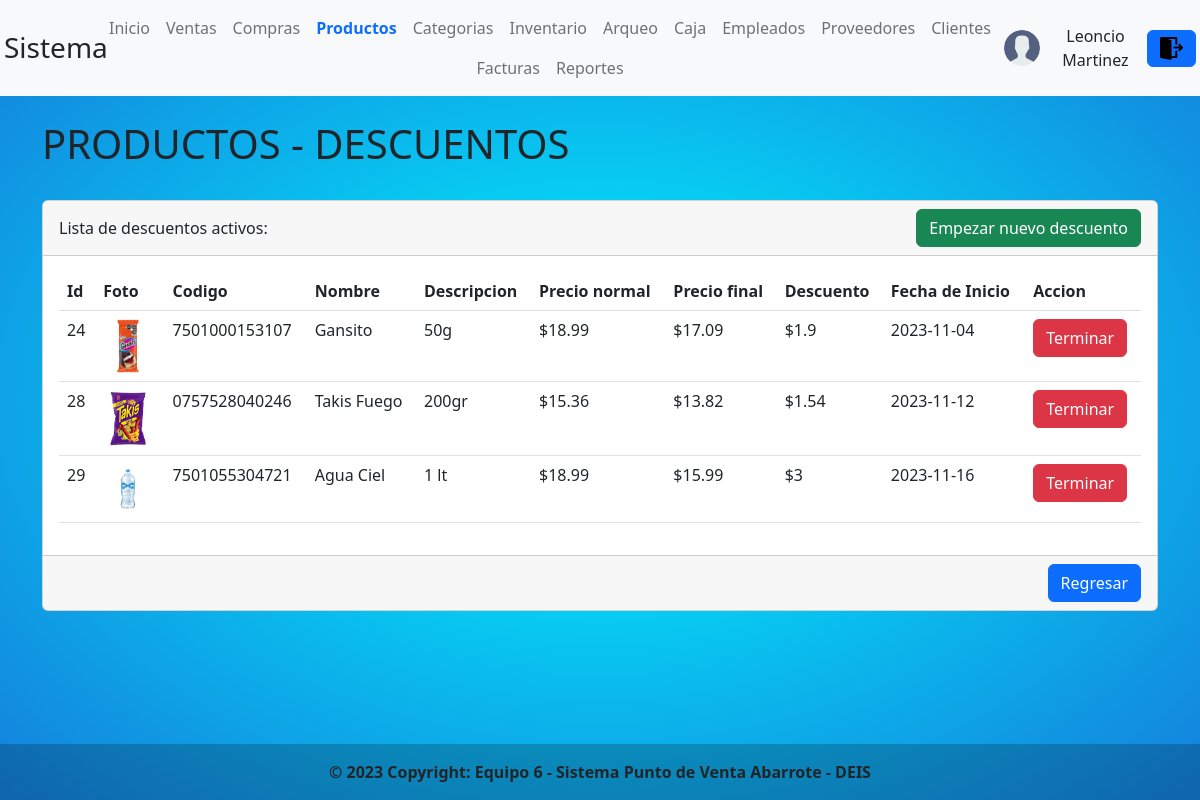
/Sections/Productos/DescuentoProducto.php (signed in), run on the app's committed database.
### tables this page shows
CREATE TABLE `producto_descuento` (
  `IdDescuento` int(11) NOT NULL,
  `IdProducto` int(11) DEFAULT NULL,
  `Descuento` double NOT NULL,
  `FechaInicio` date DEFAULT current_timestamp()
);

CREATE TABLE `productos` (
  `IdProducto` int(11) NOT NULL,
  `CodigoBarras` varchar(50) DEFAULT NULL,
  `Nombre` varchar(100) DEFAULT NULL,
  `Descripcion` varchar(250) DEFAULT NULL,
  `Existencias` int(11) DEFAULT 0,
  `PrecioCompra` double DEFAULT 0,
  `PrecioVenta` double DEFAULT 0,
  `IdCategoria` int(11) DEFAULT NULL,
  `IdProveedor` int(11) DEFAULT NULL,
  `Estado` tinyint(1) DEFAULT NULL,
  `Foto` varchar(255) DEFAULT NULL,
  `FechaRegistro` date DEFAULT current_timestamp()
);

### Sections/Productos/ListarDescuentos.php (the view, shortened to what this page needs)
<?php
    include("../../Conexion.php");
    $query="SELECT
    Productos.Foto,
    Productos.CodigoBarras,
    Productos.Nombre,
    Productos.Descripcion,
    Productos.PrecioVenta,
    Producto_Descuento.IdDescuento AS IdDescuento,
    Producto_Descuento.Descuento AS Descuento,
    Producto_Descuento.FechaInicio AS FechaInicio
    FROM Productos
    INNER JOIN Producto_Descuento ON Productos.IdProducto = Producto_Descuento.IdProducto;";
    $resultado=mysqli_query($conexion,$query);
    $listaDescuentos = array();
    if($resultado)
        while ($fila = mysqli_fetch_assoc($resultado))
            $listaDescuentos[] = $fila;
?>
<?php foreach ($listaDescuentos as $registro){?>
    <tr class="">
        <td scope="row"><?php echo $registro['IdDescuento']?></td>
        <td>
            <img width="50"
            src="<?php echo 'Fotos/'.$registro['Foto']?>"
            class="img-fluid rounded"
            alt="FotoProducto">
        </td>
        <td><?php echo $registro['CodigoBarras']?></td>
        <td><?php echo $registro['Nombre']?></td>
        <td><?php echo $registro['Descripcion']?></td>
        <td><?php echo '$'.($registro['PrecioVenta'])?></td>
        <td><?php
            echo('$'.(doubleval($registro['PrecioVenta']) - doubleval($registro['Descuento'])));
        ?></td>
        <td><?php echo '$'.$registro['Descuento']?></td>
        <td><?php echo $registro['FechaInicio']?></td>
        <td>
            <a name="" id="" class="btn btn-danger" role="button"
            onclick="terminarDescuento('<?php echo $registro['IdDescuento'];?>');">Terminar</a>
        </td>
    </tr>
<?php }?>

### Sections/Productos/DescuentoProducto.php (shortened to what this page needs)
<link rel="stylesheet" href="../../Libs/bootstrap.min.css"/>
<?php include("../../Templates/Header.php"); ?>
<br>
<h1> PRODUCTOS - DESCUENTOS </h1>
<br>
<div class="card">
    <div class="card-header d-flex justify-content-between align-items-center">
        Lista de descuentos activos:
        <div class="d-flex">
            <a class="btn btn-success ms-auto" href="EmpezarDescuento.php" role="button">Empezar nuevo descuento</a>
        </div>
    </div>
    <div class="card-body">
        <div class="table-responsive">
            <table class="table">
                <thead>
                    <tr>
                        <th scope="col">Id</th>
                        <th scope="col">Foto</th>
                        <th scope="col">Codigo</th>
                        <th scope="col">Nombre</th>
                        <th scope="col">Descripcion</th>
                        <th scope="col">Precio normal</th>
                        <th scope="col">Precio final</th>
                        <th scope="col">Descuento</th>
                        <th scope="col">Fecha de Inicio</th>
                        <th scope="col">Accion</th>
                    </tr>
                </thead>
                <tbody id="BodyTabla">
                    <?php include("ListarDescuentos.php");?>
                </tbody>
            </table>
        </div>
    </div>
    <div class="card-footer text-muted d-flex justify-content-end">
        <a name="" id="" class="btn btn-primary" href="index.php" role="button">Regresar</a>
    </div>
</div>
<br>
<?php include("../../Templates/Footer.php"); ?>

### Templates/Header.php (shortened to what this page needs)
<?php
    $url_base="http://localhost:8080/PuntoVentaAbarrote/";
    $url = $_SERVER['REQUEST_URI'];
    if (strpos($url, '/Sections') !== false) {
        $ruta = "../../";
    } else {
        $ruta = "";
    }
?>
<!doctype html>
<html lang="en">
<head>
    <link rel="stylesheet" href="<?php echo $ruta . "Libs/bootstrap.min.css"; ?>"/>
    <link rel="stylesheet" href="<?php echo $ruta . "Css/Styles.css"; ?>" />
</head>
<body>
    <header>
        <nav class="navbar navbar-expand navbar-light bg-light">
            <div class="col-md-1">
                <h3 class="m-1">Sistema</h3>
            </div>
            <div class="col-md-9">
            <ul class="nav navbar-nav  justify-content-center">
                <li class="nav-item">
                    <a class="nav-link" href="<?php echo $url_base;?>index.php">Inicio</a>
                </li>
                <li class="nav-item">
                    <a class="nav-link" href="<?php echo $url_base;?>Sections/Ventas/index.php">Ventas</a>
                </li>
                <li class="nav-item">
                    <a class="nav-link" href="<?php echo $url_base;?>Sections/Compras/index.php">Compras</a>
                </li>
                <li class="nav-item">
                    <a class="nav-link" href="<?php echo $url_base;?>Sections/Productos/index.php">Productos</a>
                </li>
                <li class="nav-item">
                    <a class="nav-link" href="<?php echo $url_base;?>Sections/Categorias/index.php">Categorias</a>
                </li>
                <li class="nav-item">
                    <a class="nav-link" href="<?php echo $url_base;?>Sections/Inventario/index.php">Inventario</a>
                </li>
                <li class="nav-item">
                    <a class="nav-link" href="<?php echo $url_base;?>Sections/Arqueo/index.php">Arqueo</a>
                </li>
                <li class="nav-item">
                    <a class="nav-link" href="<?php echo $url_base;?>Sections/Caja/index.php">Caja</a>
                </li>
                <li class="nav-item">
                    <a class="nav-link" href="<?php echo $url_base;?>Sections/Empleados/index.php">Empleados</a>
                </li>
                <li class="nav-item">
                    <a class="nav-link" href="<?php echo $url_base;?>Sections/Proveedores/index.php">Proveedores</a>
                </li>
                <li class="nav-item">
                    <a class="nav-link" href="<?php echo $url_base;?>Sections/Clientes/index.php">Clientes</a>
                </li>
                <li class="nav-item">
                    <a class="nav-link" href="<?php echo $url_base;?>Sections/Facturas/index.php">Facturas</a>
                </li>
                <li class="nav-item">
                    <a class="nav-link" href="<?php echo $url_base;?>Sections/Reportes/index.php">Reportes</a>
                </li>
            </ul>
            </div>
            <div class="col-md-2 align-items-center d-flex">
                <img class="img-nav m-1 rounded-circle"  src="<?php echo $ruta."Sections/Empleados/Fotos/".$_SESSION['Foto'];?>" alt="imgUser">
                <h7 class="text-center m-2 center"><?php echo $_SESSION['Nombre'];?></h7>
                <button name="" id="" class="btn btn-primary m-1 ms-auto" onclick="cerrarSesion();">
                    <img class="svg-icon" src="<?php echo $ruta . "Resources/Icons/logout.svg";?>" alt="">
                </button>
            </div>
        </nav>
    </header>
  <main id="main" class="container">

### Templates/Footer.php
</main>
  <footer>
  <div class="text-center p-3">
    <b>© 2023 Copyright: Equipo 6 - Sistema Punto de Venta Abarrote - DEIS</b>
  </div>
  </footer>
</body>
</html>

### Css/Styles.css (style rules this page uses)
.img-nav { width: 18%; height: auto; }
.svg-icon { width: 23px; height: auto; }
body { display: flex; flex-direction: column; min-height: 100vh; background: radial-gradient( rgb(0, 247, 255) 2%, rgb(20, 126, 219) 100% ); }
footer { margin-top: auto; width: 100%; background-color: rgba(0, 0, 0, 0.2); text-align: center; }

### data on the page
producto_descuento: IdDescuento "24", IdProducto.Foto (picture), IdProducto.CodigoBarras "7501000153107", IdProducto.Nombre "Gansito", IdProducto.Descripcion "50g", IdProducto.PrecioVenta "18.99", IdProducto+Descuento "17.09", Descuento "1.9", FechaInicio "2023-11-04"
producto_descuento: IdDescuento "28", IdProducto.Foto (picture), IdProducto.CodigoBarras "0757528040246", IdProducto.Nombre "Takis Fuego", IdProducto.Descripcion "200gr", IdProducto.PrecioVenta "15.36", IdProducto+Descuento "13.82", Descuento "1.54", FechaInicio "2023-11-12"
producto_descuento: IdDescuento "29", IdProducto.Foto (picture), IdProducto.CodigoBarras "7501055304721", IdProducto.Nombre "Agua Ciel", IdProducto.Descripcion "1 lt", IdProducto.PrecioVenta "18.99", IdProducto+Descuento "15.99", Descuento "3", FechaInicio "2023-11-16"

### other printed values
$_SESSION['Nombre'] "Leoncio Martinez"
